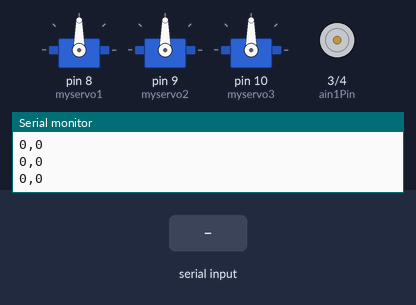
Simulated run of this sketch. Board: Arduino Uno, built with avr-gcc and run on an emulated ATmega328P. Parts: 3 × servo, motor-driver pin pairs drawn as motors (green arrow = first pin HIGH = forward, orange = second pin HIGH = backward, longer = more drive, scaled by the enable pin), the last lines printed to the serial monitor. The inputs (shaded band) are chosen by the test bench.

Above: at 1.0 s.
1.1 s: "90,45\n" received over Serial
At 3.3 s:
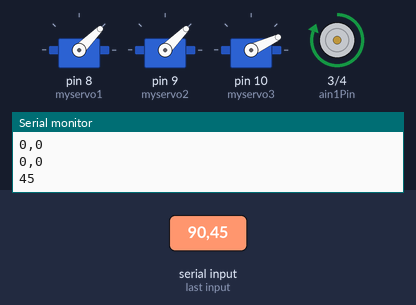
5.7 s: "30,150\n" received over Serial
At 9.8 s:
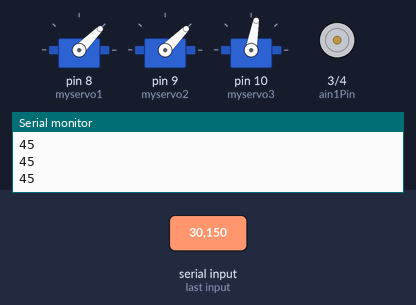
Timing chart, 0 to 11.3 s (numbered marks = the images above; inputs shaded):
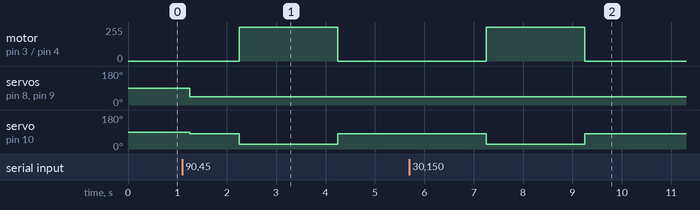

The sketch:

FINAL_1.ino
```cpp
#include <Servo.h>

Servo myservo1;
Servo myservo2;
Servo myservo3;


int pos = 45;
int humanDetected = 0;
int high = 25;
int low = 80;


const int ain1Pin = 3;
const int ain2Pin = 4;
const int pwmAPin = 5;

const int bin1Pin = 8;
const int bin2Pin = 7;
const int pwmBPin = 6;


void setup() {
  myservo1.attach(8);
  myservo2.attach(9);
  myservo3.attach(10);

  pinMode(ain1Pin, OUTPUT);
  pinMode(ain2Pin, OUTPUT);
  pinMode(pwmAPin, OUTPUT);

  Serial.begin(9600);
  while (Serial.available() <= 0) {
    digitalWrite(LED_BUILTIN, HIGH);
    Serial.println("0,0");
    delay(200);
    digitalWrite(LED_BUILTIN, LOW);
    delay(50);
  }
}

void loop() {
  while (Serial.available()) {
    humanDetected = Serial.parseInt();
    if (humanDetected && Serial.read() == '\n') {
      myservo1.write(45);
      myservo2.write(45);
      myservo3.write(low);
      delay(1000);
      myservo3.write(high);
      analogWrite(pwmAPin, 255);
      digitalWrite(ain1Pin, HIGH);
      digitalWrite(ain2Pin, LOW);
      delay(2000);
      analogWrite(pwmAPin, 0);
      myservo3.write(low);
      delay(2000);
    }
    Serial.println(pos);
  }
}
```

Measured:
- after the input at 1.1 s, motor on pin 3 (ain1Pin) / pin 4 (ain2Pin): stopped → forward 255/255 after 1.2 s, → stopped 2.0 s later; servo on pin 8 (myservo1), servo on pin 9 (myservo2): 90° → 45° after 0.15 s; servo on pin 10 (myservo3): 90° → 80° after 0.15 s, → 25° 1.0 s later, → 80° 2.0 s later
- after the input at 5.7 s, motor on pin 3 (ain1Pin) / pin 4 (ain2Pin): stopped → forward 255/255 after 1.6 s, → stopped 2.0 s later; servo on pin 10 (myservo3): 80° → 25° after 1.6 s, → 80° 2.0 s later
